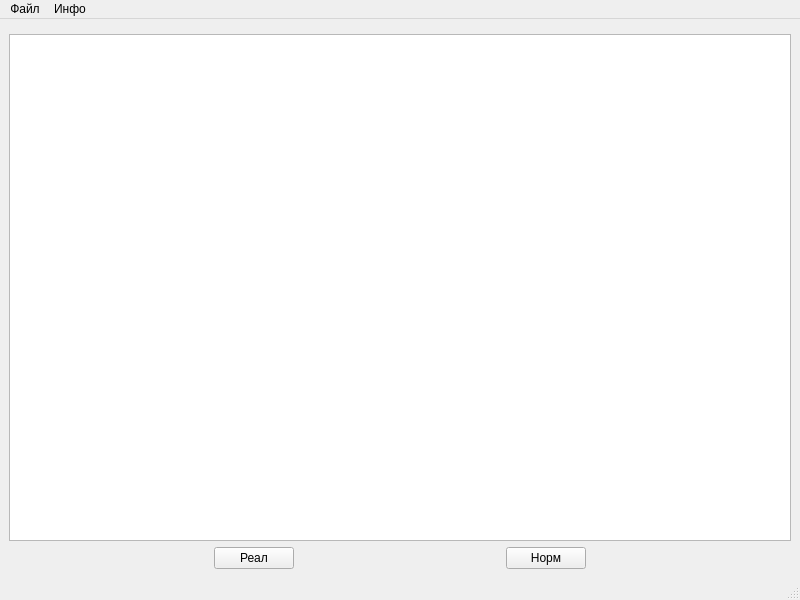
<?xml version="1.0" encoding="UTF-8"?>
<ui version="4.0">
 <class>BF4BH2</class>
 <widget class="QMainWindow" name="BF4BH2">
  <property name="geometry">
   <rect>
    <x>0</x>
    <y>0</y>
    <width>800</width>
    <height>600</height>
   </rect>
  </property>
  <property name="windowTitle">
   <string>BF4BH2</string>
  </property>
  <widget class="QWidget" name="centralwidget">
   <layout class="QVBoxLayout" name="verticalLayout_2">
    <item>
     <layout class="QHBoxLayout" name="horizontalLayout">
      <item>
       <layout class="QVBoxLayout" name="verticalLayout"/>
      </item>
      <item>
       <widget class="QFrame" name="frame">
        <property name="sizePolicy">
         <sizepolicy hsizetype="MinimumExpanding" vsizetype="Preferred">
          <horstretch>0</horstretch>
          <verstretch>0</verstretch>
         </sizepolicy>
        </property>
        <property name="frameShape">
         <enum>QFrame::StyledPanel</enum>
        </property>
        <property name="frameShadow">
         <enum>QFrame::Raised</enum>
        </property>
       </widget>
      </item>
     </layout>
    </item>
    <item>
     <widget class="QTableWidget" name="uitwMain">
      <property name="alternatingRowColors">
       <bool>true</bool>
      </property>
      <attribute name="verticalHeaderShowSortIndicator" stdset="0">
       <bool>true</bool>
      </attribute>
     </widget>
    </item>
    <item>
     <layout class="QHBoxLayout" name="horizontalLayout_2">
      <item>
       <spacer name="horizontalSpacer_2">
        <property name="orientation">
         <enum>Qt::Horizontal</enum>
        </property>
        <property name="sizeHint" stdset="0">
         <size>
          <width>40</width>
          <height>20</height>
         </size>
        </property>
       </spacer>
      </item>
      <item>
       <widget class="QPushButton" name="uibReal">
        <property name="text">
         <string>Реал</string>
        </property>
       </widget>
      </item>
      <item>
       <spacer name="horizontalSpacer">
        <property name="orientation">
         <enum>Qt::Horizontal</enum>
        </property>
        <property name="sizeHint" stdset="0">
         <size>
          <width>40</width>
          <height>20</height>
         </size>
        </property>
       </spacer>
      </item>
      <item>
       <widget class="QPushButton" name="uibNormal">
        <property name="text">
         <string>Норм</string>
        </property>
       </widget>
      </item>
      <item>
       <spacer name="horizontalSpacer_3">
        <property name="orientation">
         <enum>Qt::Horizontal</enum>
        </property>
        <property name="sizeHint" stdset="0">
         <size>
          <width>40</width>
          <height>20</height>
         </size>
        </property>
       </spacer>
      </item>
     </layout>
    </item>
   </layout>
  </widget>
  <widget class="QMenuBar" name="menubar">
   <property name="geometry">
    <rect>
     <x>0</x>
     <y>0</y>
     <width>800</width>
     <height>20</height>
    </rect>
   </property>
   <widget class="QMenu" name="menu_2">
    <property name="title">
     <string>Инфо</string>
    </property>
    <addaction name="uiaAbout"/>
   </widget>
   <widget class="QMenu" name="menu">
    <property name="title">
     <string>Файл</string>
    </property>
    <addaction name="uiaReal"/>
    <addaction name="uiaNormal"/>
    <addaction name="uiaAll"/>
    <addaction name="uiaRealNE"/>
    <addaction name="uiaNormNE"/>
    <addaction name="uiaAllNE"/>
    <addaction name="uiaAMNormNE"/>
    <addaction name="uiaAMRealNE"/>
    <addaction name="uiaRealNight"/>
    <addaction name="separator"/>
    <addaction name="uiaQuit"/>
   </widget>
   <addaction name="menu"/>
   <addaction name="menu_2"/>
  </widget>
  <widget class="QStatusBar" name="statusbar"/>
  <action name="uiaQuit">
   <property name="text">
    <string>Выход</string>
   </property>
   <property name="shortcut">
    <string>Ctrl+Q</string>
   </property>
  </action>
  <action name="uiaAbout">
   <property name="text">
    <string>О программе...</string>
   </property>
  </action>
  <action name="uiaAll">
   <property name="text">
    <string>Всё в Европе</string>
   </property>
   <property name="shortcut">
    <string>Ctrl+3</string>
   </property>
  </action>
  <action name="uiaNormal">
   <property name="text">
    <string>Нормальный мод</string>
   </property>
   <property name="shortcut">
    <string>Ctrl+2</string>
   </property>
  </action>
  <action name="uiaReal">
   <property name="text">
    <string>Реалистично</string>
   </property>
   <property name="shortcut">
    <string>Ctrl+1</string>
   </property>
  </action>
  <action name="uiaRealNE">
   <property name="text">
    <string>Реал; 0-10; 32-64</string>
   </property>
  </action>
  <action name="uiaNormNE">
   <property name="text">
    <string>Норм; 0-10; 32-64</string>
   </property>
   <property name="toolTip">
    <string>Нормальный мод не пустые</string>
   </property>
  </action>
  <action name="uiaAllNE">
   <property name="text">
    <string>Всё; 0-10; 32-64</string>
   </property>
  </action>
  <action name="uiaAMNormNE">
   <property name="text">
    <string>Все моды, норм; 0-10; 32-64</string>
   </property>
  </action>
  <action name="uiaAMRealNE">
   <property name="text">
    <string>Все моды, реал; 0-10; 32-64</string>
   </property>
  </action>
  <action name="uiaRealNight">
   <property name="text">
    <string>Реал; НОЧНОЙ)</string>
   </property>
  </action>
 </widget>
 <resources/>
 <connections/>
</ui>
